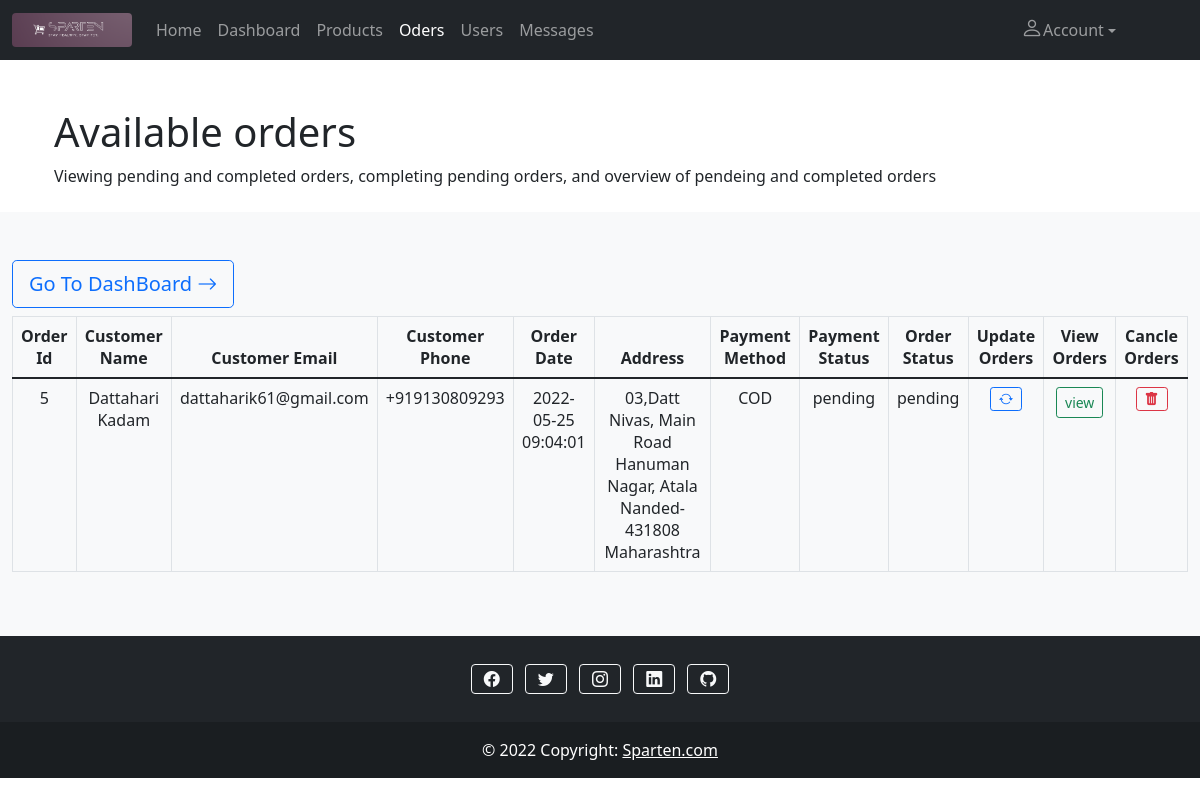
Screenshot of /SpartenAdmin/orders.php with the database file from the repository.
### tables this page shows
CREATE TABLE `order` (
  `orderId` int(11) NOT NULL,
  `userId` int(11) NOT NULL,
  `address` varchar(255) NOT NULL,
  `phoneNumber` varchar(255) NOT NULL,
  `pincode` varchar(255) NOT NULL,
  `state` varchar(255) NOT NULL,
  `city` varchar(255) NOT NULL,
  `paymentType` varchar(255) NOT NULL,
  `totalProductPrice` float NOT NULL,
  `paymentStatus` varchar(255) NOT NULL,
  `orderStatus` varchar(255) NOT NULL,
  `addedOn` datetime NOT NULL
);

CREATE TABLE `userlogin` (
  `userId` int(11) NOT NULL,
  `userName` varchar(255) NOT NULL,
  `dateOfBirth` varchar(255) NOT NULL,
  `userEmail` varchar(255) NOT NULL,
  `userPassword` varchar(255) NOT NULL,
  `repeatPassword` varchar(255) NOT NULL
);

### SpartenAdmin/orders.php (the view, shortened to what this page needs)
<!doctype html>
<html lang="en">
<head>
  <link href="https://cdn.jsdelivr.net/npm/bootstrap@5.1.3/dist/css/bootstrap.min.css" rel="stylesheet">
  <link rel="stylesheet" href="https://cdn.jsdelivr.net/npm/bootstrap-icons@1.8.1/font/bootstrap-icons.css">
  <link rel="stylesheet" href="CSS/style.css">
</head>
<body>
  <?php require 'navbar.php' ?>
  <header class="page-header page-header-dark bg-gradient-primary-to-secondary pb-10 mb-4">
    <div class="container-xl px-4">
      <div class="page-header-content pt-4">
        <div class="row align-items-center justify-content-between">
          <div class="col-auto mt-4">
            <h1 class="page-header-title">
              Available orders
            </h1>
            <div class="page-header-subtitle">Viewing pending and completed orders, completing pending orders, and overview of pendeing and completed orders</div>
          </div>
        </div>
      </div>
    </div>
  </header>
  <section>
    <div class="album py-5 bg-light">
        <div class="container-fluid">
          <div class="mb-4">
            <div class="text-start">
            <a class="btn btn-outline-primary btn-lg" href="dashboard.php" role="button">Go To DashBoard&nbsp;<i class="bi bi-arrow-right"></i></a>
            </div>
          </div>
          <table class="table table-bordered">
              <thead>
                  <tr>
                  <th scope="col" class="text-center">Order Id</th>
                  <th scope="col" class="text-center">Customer Name</th>
                  <th scope="col" class="text-center">Customer Email</th>
                  <th scope="col" class="text-center">Customer Phone</th>
                  <th scope="col" class="text-center">Order Date</th>
                  <th scope="col" class="text-center">Address</th>
                  <th scope="col" class="text-center">Payment Method</th>
                  <th scope="col" class="text-center">Payment Status</th>
                  <th scope="col" class="text-center">Order Status</th>
                  <th scope="col" class="text-center">Update Orders</th>
                  <th scope="col" class="text-center">View Orders</th>
                  <th scope="col" class="text-center">Cancle Orders</th>
                  </tr>
              </thead>
              <tbody>
                  <?php
                  require 'dbConnection.php';
                  $sql_select = mysqli_query($connection, "SELECT * FROM `order`");
                  if (mysqli_num_rows($sql_select) > 0) {
                    echo '<div class="row row-cols-1 row-cols-sm-2 row-cols-md-3 g-3">';
                    while ($orderData = mysqli_fetch_assoc($sql_select)) {
                      $userId = $orderData['userId'];
                      $orderId = $orderData['orderId'];
                      $addedOn = $orderData['addedOn'];
                      $address = $orderData['address'];
                      $city = $orderData['city'];
                      $pincode = $orderData['pincode'];
                      $state = $orderData['state'];
                      $fullAddress = $address."\n".$city."-".$pincode."\n".$state;
                      $phoneNumber = $orderData['phoneNumber'];
                      $paymentType = $orderData['paymentType'];
                      $paymentStatus = $orderData['paymentStatus'];
                      $orderStatus = $orderData['orderStatus'];
                      $selectUserQuery =mysqli_query($connection, "SELECT * FROM `userlogin` WHERE userId ='$userId'");
                      if (mysqli_num_rows($selectUserQuery) > 0) {
                        while ($userData = mysqli_fetch_assoc($selectUserQuery)) {
                          $userName = $userData['userName'];
                          $userEmail = $userData['userEmail'];
                      ?>
                      <tr>
                      <td class="text-center"><?php echo $orderId; ?></td>
                      <td class="text-center"><?php echo $userName; ?></td>
                      <td class="text-center"><?php echo $userEmail; ?></td>
                      <td class="text-center"><?php echo $phoneNumber; ?></td>
                      <td class="text-center"><?php echo $addedOn; ?></td>
                      <td class="text-center"><?php echo $fullAddress; ?></td>
                      <td class="text-center"><?php echo $paymentType; ?></td>
                      <td class="text-center"><?php echo $paymentStatus; ?></td>
                      <td class="text-center"><?php echo $orderStatus; ?></td>
                      <td class="text-center">
                      <a href="updateOrder.php?orderId=<?php echo $orderId; ?>" class="btn btn-outline-primary btn-sm" name="btn_update"><i class="bi bi-arrow-repeat"></i></a>
                      </td>
                      <td class="text-center">
                      <form action="orderDetails.php" method="post">
                      <button type="submit" class="btn btn-outline-success btn-sm" name="btn_view">view</button>
                      </form>
                      </td>
                      <td class="text-center">
                      <form action="cancelOrder.php" method="post">
                      <button type="submit" class="btn btn-outline-danger btn-sm" name="btn_cancel"><i class="bi bi-trash-fill"></i></button>
                      </form>
                      </td>
                      </tr>
                      <?php
                      }
                    }
                      }
                    }
                    else {
                      $_SESSION['numberOfOrders'] = 0;
                      echo '<tr><td colspan="12"><div class="alert alert-warning alert-dismissible fade show text-center" role="alert">
                      <h4>No order in orders.
                      <p><a class="btn btn-outline-primary btn-sm" href="dashboard.php" role="button">Go To Dashboard</a></p>
                      </div></td></tr>';
                    }
                  ?>
              </tbody>
          </table>
        </div>
    </div>
  </section>
  <?php require 'footer.php' ?>
</body>
</html>

### rows the page displays
order: orderId "5", phoneNumber "+919130809293", addedOn "2022-05-25 09:04:01", fullAddress "03,Datt Nivas, Main Road Hanuman Nagar, Atala Nanded-431808 Maharashtra", paymentType "COD", paymentStatus "pending", orderStatus "pending"
userlogin: userName "Dattahari Kadam", userEmail "dattaharik61@gmail.com"
